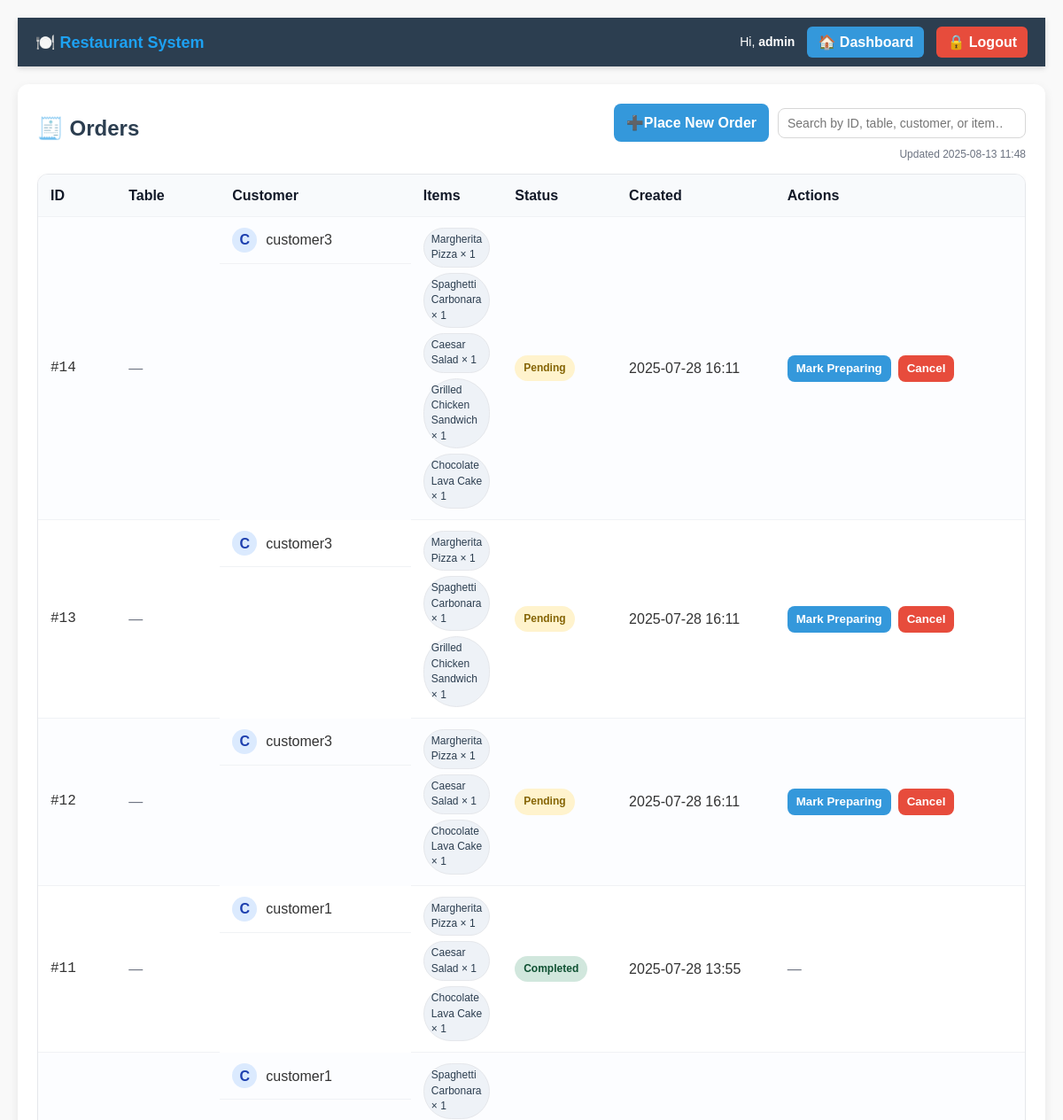
/orders/ (signed in, upper part), run on an earlier commit of the app's database.
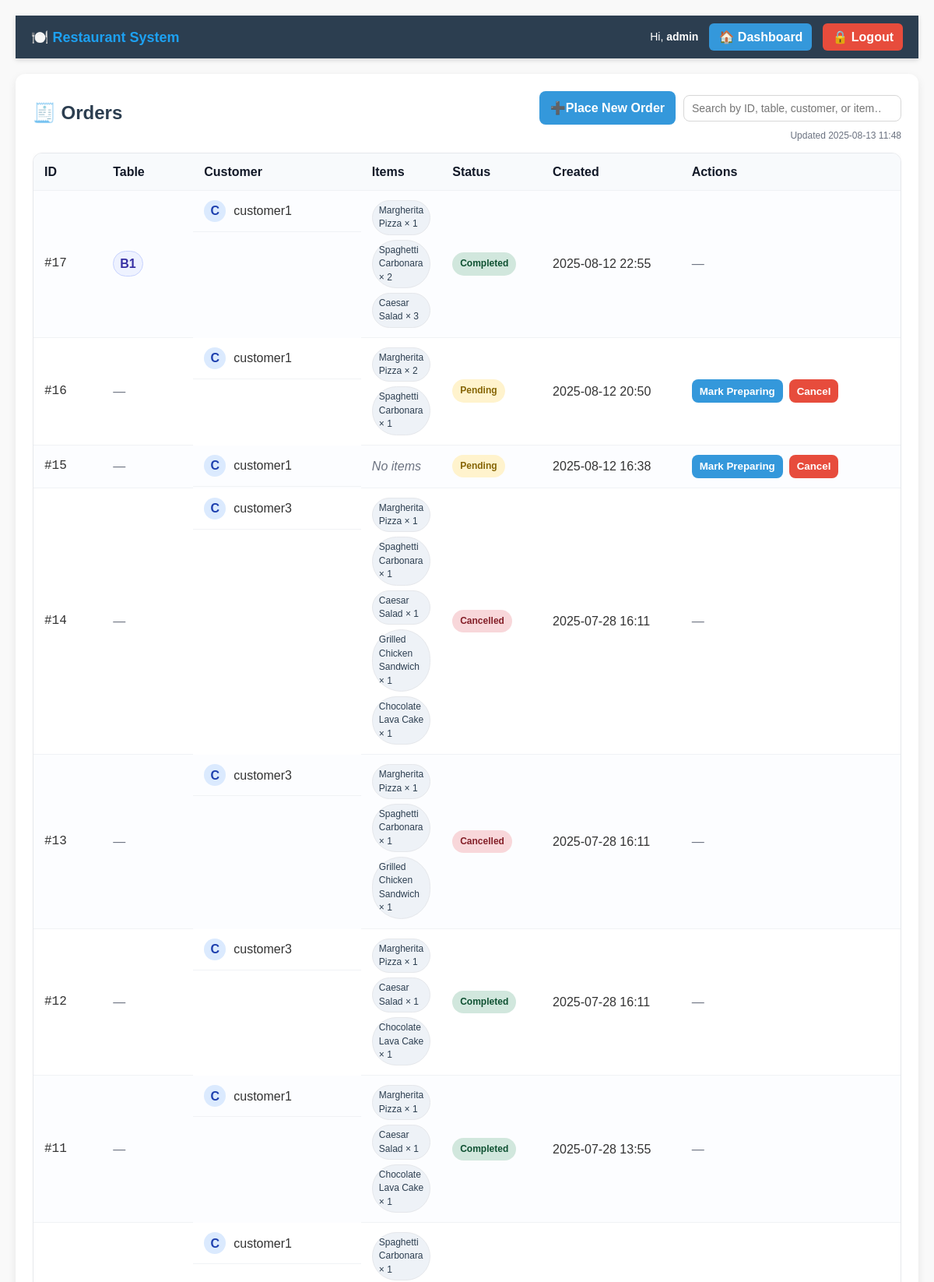
And on a later commit of the database.
### accounts/models.py (models this page shows, shortened)
class User(AbstractUser):
    role = models.CharField(max_length=20, default="customer")
    failed_logins = models.IntegerField(default=0)
    locked_until = models.DateTimeField(null=True, blank=True)
    password_changed_at = models.DateTimeField(null=True, blank=True)
    security_question = models.CharField(max_length=255, blank=True)
    security_answer_hash = models.CharField(max_length=128, blank=True)
    last_auth_event_at = models.DateTimeField(null=True, blank=True)
    last_auth_event_ok = models.BooleanField(null=True, blank=True)
    last_auth_event_ip = models.GenericIPAddressField(null=True, blank=True)
    last_auth_event_ua = models.TextField(blank=True, null=True)
    def is_locked_now(self):
        return bool(self.locked_until and timezone.now() < self.locked_until)

### orders/models.py (models this page shows, shortened)
class Order(models.Model):
    STATUS_CHOICES = (
        ('pending', 'Pending'),
        ('preparing', 'Preparing'),
        ('completed', 'Completed'),
        ('cancelled', 'Cancelled'),
    )
    customer = models.ForeignKey(
        settings.AUTH_USER_MODEL,
        on_delete=models.CASCADE,
        limit_choices_to={'role': 'customer'},
    )
    status = models.CharField(max_length=10, choices=STATUS_CHOICES, default='pending')
    table_number = models.CharField(
        max_length=32,
        blank=True,
        default="",
        validators=[MinLengthValidator(0)]  # harmless (keeps blank allowed); real cap enforced by max_length
    )
    created_at = models.DateTimeField(default=timezone.now)
    class Meta:
        ordering = ['-created_at']
        constraints = [
            models.CheckConstraint(
                name="orders_order_table_number_len",
                check=Q(table_number="") | Q(table_number__regex=r"^.{1,32}$"),
            ),
        ]

class OrderItem(models.Model):
    order = models.ForeignKey(Order, on_delete=models.CASCADE, related_name='order_items')
    menu_item = models.ForeignKey(MenuItem, on_delete=models.PROTECT)
    quantity = models.PositiveIntegerField(
        default=1,
        validators=[MinValueValidator(1), MaxValueValidator(100)]
    )
    notes = models.CharField(max_length=255, blank=True)
    class Meta:
        constraints = [
            models.CheckConstraint(
                name="orders_orderitem_quantity_range",
                check=Q(quantity__gte=1) & Q(quantity__lte=100),
            ),
            models.CheckConstraint(
                name="orders_orderitem_notes_len",
                check=Q(notes="") | Q(notes__regex=r"^.{0,255}$"),
            ),
        ]

### menu/models.py (models this page shows, shortened)
class MenuItem(models.Model):
    CATEGORY_CHOICES = [
        ('appetizer', 'Appetizer'),
        ('main', 'Main Course'),
        ('dessert', 'Dessert'),
        ('drinks', 'Drinks'),
    ]
    name = models.CharField(max_length=100, validators=[MinLengthValidator(2)])
    description = models.TextField()
    price = models.DecimalField(
        max_digits=8,
        decimal_places=2,
        validators=[
            MinValueValidator(Decimal("0.00")),
            MaxValueValidator(Decimal("999999.99")),
        ],
    )
    image = models.ImageField(upload_to='menu_images/', blank=True, null=True)
    category = models.CharField(max_length=20, choices=CATEGORY_CHOICES)
    tags = models.CharField(max_length=200, blank=True)
    is_available = models.BooleanField(default=True)
    class Meta:
        constraints = [
            models.CheckConstraint(
                name="menu_menuitem_price_range",
                check=models.Q(price__gte=0) & models.Q(price__lte=999999.99),
            ),
            models.CheckConstraint(
                name="menu_menuitem_name_len",
                check=models.Q(name__regex=r"^.{2,100}$"),
            ),
            models.CheckConstraint(
                name="menu_menuitem_tags_len",
                check=models.Q(tags="") | models.Q(tags__regex=r"^.{0,200}$"),
            ),
        ]

### orders/views.py (the view)
# urls.py: path("", views.order_list_view, name="list"),
@login_required
def order_list_view(request):
    if _is_manager(request.user):
        orders = Order.objects.select_related("customer").prefetch_related("order_items__menu_item")
    else:
        orders = (
            Order.objects.filter(customer=request.user)
            .select_related("customer")
            .prefetch_related("order_items__menu_item")
        )
    audit_log(request, request.user, "Viewed order list", "success")
    return render(request, "orders/order_list.html", {"orders": orders})

### logs/utils.py (called while the page is built)
def audit_log(request, user, action: str, status: str = "info", extra: str | None = None):
    try:
        ua = (request.META.get("HTTP_USER_AGENT") or "")[:1024]
        ip = request.META.get("REMOTE_ADDR") or None
        user_obj = user if getattr(user, "pk", None) else None
        msg = action
        if extra:
            leftover = 255 - len(action) - 3
            msg = f"{action} ({extra[:max(0,leftover)]})"
        Log.objects.create(
            user=user_obj,
            action=msg[:255],
            status=status,
            ip_address=ip,
            user_agent=ua,
        )
    except Exception:
        pass

### orders/views.py (called while the page is built)
def _is_manager(user):
    return getattr(user, "role", "") in {"manager", "admin"} or user.is_superuser

### orders/templates/orders/order_list.html (shortened to what this page needs)
{% extends "base.html" %}
{% load static %}
{% block extra_css %}
<link rel="stylesheet" href="{% static 'css/orders.css' %}">
{% endblock %}
{% block content %}
<div class="order-container">
  <div class="table-header">
    <h2>🧾 Orders</h2>
    <div class="header-right">
      <div class="header-right-top">
        <a class="btn-primary btn-icon" href="{% url 'orders:create' %}">
          <span>➕</span><span>Place New Order</span>
        </a>
        <input id="order-search" class="search-input" type="search"
               placeholder="Search by ID, table, customer, or item…">
      </div>
      <div class="timestamp muted">
        Updated {% now "Y-m-d H:i" %}
      </div>
    </div>
  </div>
  {% if orders %}
  <div class="table-wrap">
    <table class="data-table" id="orders-table">
      <thead>
        <tr>
          <th style="width: 90px;">ID</th>
          <th style="width: 120px;">Table</th>
          <th style="width: 220px;">Customer</th>
          <th>Items</th>
          <th style="width: 130px;">Status</th>
          <th class="hide-sm" style="width: 180px;">Created</th>
          <th style="width: 290px;">Actions</th>
        </tr>
      </thead>
      <tbody>
      {% for order in orders %}
        <tr
          data-search="{{ order.id }} {{ order.table_number|default_if_none:'' }} {{ order.customer.username }} {% for line in order.order_items.all %} {{ line.menu_item.name }} {% endfor %}">
          <td class="mono">#{{ order.id }}</td>
          <td>
            {% if order.table_number %}
              <span class="badge">{{ order.table_number }}</span>
            {% else %}
              <span class="muted">—</span>
            {% endif %}
          </td>
          <td class="customer-cell nowrap">
            <span class="avatar">{{ order.customer.username|first|upper }}</span>
            <span class="customer-name">{{ order.customer.username }}</span>
          </td>
          <td>
            {% if order.order_items.all %}
              <div class="chips">
                {% for line in order.order_items.all %}
                  <span class="chip" title="{{ line.menu_item.name }}">
                    {{ line.menu_item.name }} × {{ line.quantity }}
                  </span>
                {% empty %}
                  <em class="muted">No items</em>
                {% endfor %}
              </div>
            {% else %}
              <em class="muted">No items</em>
            {% endif %}
          </td>
          <td class="nowrap">
            {% with s=order.status %}
              <span class="status-badge
                {% if s == 'pending' %} pending
                {% elif s == 'preparing' %} preparing
                {% elif s == 'completed' %} completed
                {% elif s == 'cancelled' %} cancelled
                {% endif %}">
                {{ order.get_status_display }}
              </span>
            {% endwith %}
          </td>
          <td class="nowrap hide-sm">{{ order.created_at|date:"Y-m-d H:i" }}</td>
          <td class="nowrap">
            <div class="row-actions">
              {% if request.user.is_superuser or request.user.role in 'manager admin' %}
                {% if order.status == 'pending' %}
                  <form method="post" action="{% url 'orders:status' order.id 'preparing' %}">
                    <button class="btn-mini">Mark Preparing</button>
                  </form>
                  <form method="post" action="{% url 'orders:status' order.id 'cancelled' %}">
                    <button class="btn-mini danger">Cancel</button>
                  </form>
                {% elif order.status == 'preparing' %}
                  <form method="post" action="{% url 'orders:status' order.id 'completed' %}">
                    {% csrf_token %}
                    <button class="btn-mini success">Mark Completed</button>
                  </form>
                  <form method="post" action="{% url 'orders:status' order.id 'cancelled' %}">
                    {% csrf_token %}
                    <button class="btn-mini danger">Cancel</button>
                  </form>
                {% else %}
                  <span class="muted">—</span>
                {% endif %}
              {% endif %}
            </div>
          </td>
        </tr>
      {% endfor %}
      </tbody>
    </table>
  </div>
  {% else %}
    <p class="muted">No orders yet.</p>
  {% endif %}
</div>
{% endblock %}

### templates/base.html (shortened to what this page needs)
{% load static %}
<!DOCTYPE html>
<html lang="en">
<head>
    <link rel="stylesheet" href="{% static 'css/global.css' %}">
    {% block extra_css %}{% endblock %}
</head>
<body>
    <div class="navbar">
        <div class="nav-left">
            <a href="{% url 'accounts:login' %}" class="brand">🍽️ Restaurant System</a>
        </div>
        <div class="nav-right">
            {% if request.user.is_authenticated %}
                <span>Hi, <strong>{{ request.user.username }}</strong></span>
                <a href="{% url 'accounts:dashboard' %}" class="dashboard-link">🏠 Dashboard</a>
                <a href="{% url 'accounts:logout' %}" class="logout-link">🔒 Logout</a>
            {% else %}
                <span>Hi, Guest</span>
                <a href="{% url 'accounts:login' %}" class="dashboard-link">🔐 Login</a>
                <a href="{% url 'accounts:register' %}" class="logout-link">📝 Register</a>
            {% endif %}
        </div>
    </div>
    <div class="main-content">
        {% block content %}{% endblock %}
    </div>
</body>
</html>

### static/css/global.css (style rules this page uses)
* { margin: 0; padding: 0; box-sizing: border-box; }
:root { --bg:#f9f9f9; --card:#ffffff; --text:#333; --muted:#6b7280; --border:#e5e7eb; --shadow:0 4px 12px rgba(0,0,0,.08); --nav:#2c3e50; --link:#2980b9; --primary:#3498db; --primary-600:#2980b9; --danger:#e74c3c; --danger-600:#c0392b; --accent:#ecf0f1; }
html, body { height: 100%; }
body { font-family: Arial, sans-serif; background: var(--bg); color: var(--text); padding: 20px; line-height: 1.45; }
h1, h2 { color: #2c3e50; }
a { text-decoration: none; color: var(--link); }
.muted { color: var(--muted); }
.nowrap { white-space: nowrap; }
.mono { font-family: ui-monospace, Menlo, Monaco, Consolas, "Courier New", monospace; }
.navbar { background: #2c3e50; color: white; padding: 10px 20px; display: flex; justify-content: space-between; align-items: center; border-radius: 0; box-shadow: 0 2px 6px rgba(0,0,0,0.15); }
.nav-left { font-size: 18px; font-weight: bold; }
.nav-left .brand { color: #1da1f2; text-decoration: none; }
.nav-right { display: flex; align-items: center; gap: 14px; }
.nav-right span { font-size: 14px; }
.nav-right a { display: flex; align-items: center; gap: 6px; color: white; font-weight: bold; padding: 6px 12px; border-radius: 6px; transition: background 0.3s; text-decoration: none; }
.nav-right a.dashboard-link { background: #3498db; }
.nav-right a.logout-link { background: #e74c3c; }
button, .btn-primary, .btn-secondary, .btn-link, .btn-small { border: none; border-radius: 8px; font-weight: bold; cursor: pointer; font-family: Arial, sans-serif; }
.btn-primary { background: var(--primary); color: white; padding: 10px 14px; box-shadow: 0 1px 0 rgba(0,0,0,.02); }
.main-content { margin-top: 20px; }
.table-wrap { overflow: auto; }
.data-table { width: 100%; border-collapse: separate; border-spacing: 0; background: #fff; border: 1px solid var(--border); border-radius: 12px; overflow: hidden; box-shadow: 0 2px 8px rgba(0,0,0,.04); }
.data-table th, .data-table td { padding: 12px 14px; vertical-align: middle; border-bottom: 1px solid #f0f2f5; text-align: left; }
.data-table thead th { background: #f8fafc; font-weight: 700; color: #111827; }
.data-table tbody tr:nth-child(odd) { background: #fcfdff; }
.badge { display:inline-block; padding:4px 8px; border-radius:999px; background:#eef2ff; color:#3730a3; border:1px solid #c7d2fe; font-weight:700; }
.chips { display:flex; flex-wrap:wrap; gap:6px; }
.chip { display:inline-block; background:#f3f4f6; border:1px solid #e5e7eb; border-radius:999px; padding:4px 8px; font-size:12px; }

What changed in the data, as far as the page shows it:
added Order: id "17", table_number "B1", customer.username|first "C", customer.username "customer1", status "Completed", created_at "2025-08-12 22:55"
added OrderItem: menu_item.name "Margherita Pizza", quantity "1", shown under "17"
added OrderItem: menu_item.name "Spaghetti Carbonara", quantity "2", shown under "17"
added OrderItem: menu_item.name "Caesar Salad", quantity "3", shown under "17"
added Order: id "16", customer.username|first "C", customer.username "customer1", status "Pending", created_at "2025-08-12 20:50", shows "Mark Preparing"
added OrderItem: menu_item.name "Margherita Pizza", quantity "2", shown under "16"
added OrderItem: menu_item.name "Spaghetti Carbonara", quantity "1", shown under "16"
added Order: id "15", customer.username|first "C", customer.username "customer1", shows "No items", status "Pending", created_at "2025-08-12 16:38", shows "Mark Preparing"
changed Order id 14: status "Pending" → "Cancelled"; status "Mark Preparing Cancel" → "—"
changed Order id 13: status "Pending" → "Cancelled"; status "Mark Preparing Cancel" → "—"
changed Order id 12: status "Pending" → "Completed"; status "Mark Preparing Cancel" → "—"
